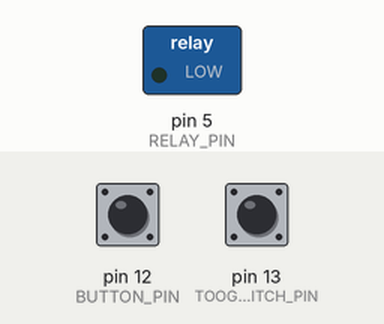
This sketch was run on a simulated Arduino Uno, built with avr-gcc and run on an emulated ATmega328P. Shown: switched loads named in the sketch (green lamp = pin HIGH). The inputs (shaded band) are chosen by the test bench; at power-on: pin 12 (BUTTON_PIN) LOW, pin 13 (TOOGLE_SWITCH_PIN) HIGH. No radio packets arrive unless stated.

Above: at 1.2 s.
1.3 s: pin 12 (BUTTON_PIN) pulled HIGH for 0.15 s
At 1.6 s:
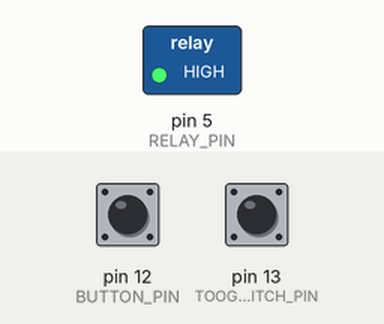
2.9 s: pin 12 (BUTTON_PIN) pulled HIGH for 1 s
At 4.0 s:
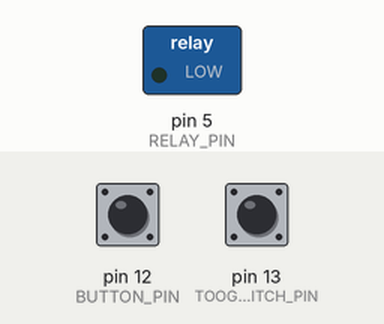
5.4 s: pin 12 (BUTTON_PIN) pulled HIGH for 3.2 s
At 5.9 s:
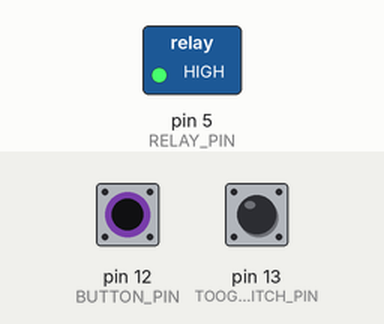
Timing chart, 0 to 8.4 s (numbered marks = the images above; inputs shaded):
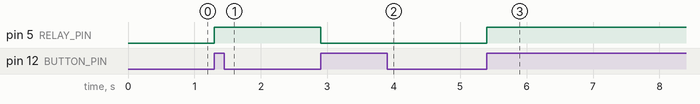

Measured:
- after the input at 1.3 s, pin 5 (RELAY_PIN): LOW → HIGH at once
- after the input at 2.9 s, pin 5 (RELAY_PIN): HIGH → LOW at once
- after the input at 5.4 s, pin 5 (RELAY_PIN): LOW → HIGH at once

The sketch:

recv_on_dig11_standalone.ino
```cpp
#include <VirtualWire.h>
#define RELAY_PIN 5
#define BUTTON_PIN 12
#define RX_MODULE_PIN 3
#define TOOGLE_SWITCH_PIN 13

// button stuff
int readingButton;           // the current reading from the input pin
int previousButton = LOW;    // the previous reading from the input pin
// switch stuff
int readingSwitch;
int previousSwitch;
// random stuff
long time = 0;         // the last time the output pin was toggled
long debounce = 175;   // the debounce time, increase if the output flickers
// state
boolean on = false;
char *id = "o";

void setup()
{
    pinMode(BUTTON_PIN, INPUT);
    pinMode(TOOGLE_SWITCH_PIN, INPUT);
    previousSwitch = digitalRead(TOOGLE_SWITCH_PIN);

    pinMode(RELAY_PIN, OUTPUT);
    digitalWrite(RELAY_PIN, LOW);

    vw_setup(2000);	 // Bits per sec
    vw_set_rx_pin(RX_MODULE_PIN);
    vw_rx_start();
}

void loop()
{
   if (wasButtonPressed()) {
     switchRelayState();
   } else if (wasMessageReceived()) {
     switchRelayState();
   } else if (wasSwitchToggled()) {
     switchRelayState();
   }
}

void switchRelayState() {
    if (on) {
      digitalWrite(RELAY_PIN, LOW);
      on = false;
    } else {
      digitalWrite(RELAY_PIN, HIGH);
      on = true;
    }
}

boolean wasMessageReceived() {
  uint8_t buf[VW_MAX_MESSAGE_LEN] = "";
  uint8_t buflen = VW_MAX_MESSAGE_LEN;
  boolean rightString = false;

  if (vw_get_message(buf, &buflen)) {
     int i;
     if (strlen((char*)buf) != strlen(id)) {
       rightString = false;
     } else {
       rightString = true;
       for (i = 0; i < strlen((char*)buf)-1; i++) {
         if ((uint8_t)id[i] != buf[i]) {
           rightString = false;
         }
         Serial.println();
       }
     }
  }
  return rightString;
}

boolean wasSwitchToggled() {
  readingSwitch = digitalRead(TOOGLE_SWITCH_PIN);
  boolean toggled = false;

  if (readingSwitch != previousSwitch) {
    toggled = true;
  }

previousSwitch = readingSwitch;
return toggled;
}

boolean wasButtonPressed() {
  readingButton = digitalRead(BUTTON_PIN);
  boolean pressed = false;

  if (readingButton == HIGH && previousButton == LOW && millis() - time > debounce) {
    time = millis();
    pressed = true;
  }

  previousButton = readingButton;
  return pressed;
}
```
